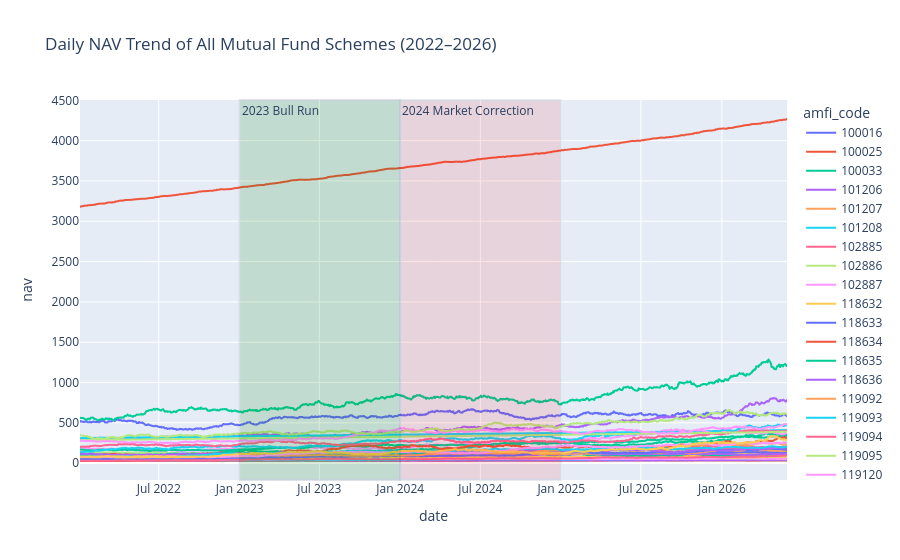

Here is the notebook cell this chart was saved with:
### Code cell
import plotly.express as px

fig = px.line(
    nav,
    x="date",
    y="nav",
    color="amfi_code",
    title="Daily NAV Trend of All Mutual Fund Schemes (2022–2026)"
)

# Highlight Bull Run (2023)
fig.add_vrect(
    x0="2023-01-01",
    x1="2023-12-31",
    fillcolor="green",
    opacity=0.15,
    annotation_text="2023 Bull Run",
    annotation_position="top left"
)

# Highlight Market Correction (2024)
fig.add_vrect(
    x0="2024-01-01",
    x1="2024-12-31",
    fillcolor="red",
    opacity=0.10,
    annotation_text="2024 Market Correction",
    annotation_position="top left"
)

fig.show()

### Figure 1 — Plotly figure (JSON) as saved in the notebook; plotly's stock layout.template omitted (floating-point values rounded to 4 significant figures; data arrays with more than 128 entries replaced by an {"elided": "..."} marker saying what was removed)
{"data": [{"hovertemplate": "amfi_code=100016<br>date=%{x}<br>nav=%{y}<extra></extra>", "legendgroup": "100016", "line": {"color": "#636efa", "dash": "solid"}, "marker": {"symbol": "circle"}, "mode": "lines", "name": "100016", "showlegend": true, "type": "scattergl", "x": {"elided": "1150 str values"}, "xaxis": "x", "y": {"elided": "1150 float values"}, "yaxis": "y"}, {"hovertemplate": "amfi_code=100025<br>date=%{x}<br>nav=%{y}<extra></extra>", "legendgroup": "100025", "line": {"color": "#EF553B", "dash": "solid"}, "marker": {"symbol": "circle"}, "mode": "lines", "name": "100025", "showlegend": true, "type": "scattergl", "x": {"elided": "1150 str values"}, "xaxis": "x", "y": {"elided": "1150 float values"}, "yaxis": "y"}, {"hovertemplate": "amfi_code=100033<br>date=%{x}<br>nav=%{y}<extra></extra>", "legendgroup": "100033", "line": {"color": "#00cc96", "dash": "solid"}, "marker": {"symbol": "circle"}, "mode": "lines", "name": "100033", "showlegend": true, "type": "scattergl", "x": {"elided": "1150 str values"}, "xaxis": "x", "y": {"elided": "1150 float values"}, "yaxis": "y"}, {"hovertemplate": "amfi_code=101206<br>date=%{x}<br>nav=%{y}<extra></extra>", "legendgroup": "101206", "line": {"color": "#ab63fa", "dash": "solid"}, "marker": {"symbol": "circle"}, "mode": "lines", "name": "101206", "showlegend": true, "type": "scattergl", "x": {"elided": "1150 str values"}, "xaxis": "x", "y": {"elided": "1150 float values"}, "yaxis": "y"}, {"hovertemplate": "amfi_code=101207<br>date=%{x}<br>nav=%{y}<extra></extra>", "legendgroup": "101207", "line": {"color": "#FFA15A", "dash": "solid"}, "marker": {"symbol": "circle"}, "mode": "lines", "name": "101207", "showlegend": true, "type": "scattergl", "x": {"elided": "1150 str values"}, "xaxis": "x", "y": {"elided": "1150 float values"}, "yaxis": "y"}, {"hovertemplate": "amfi_code=101208<br>date=%{x}<br>nav=%{y}<extra></extra>", "legendgroup": "101208", "line": {"color": "#19d3f3", "dash": "solid"}, "marker": {"symbol": "circle"}, "mode": "lines", "name": "101208", "showlegend": true, "type": "scattergl", "x": {"elided": "1150 str values"}, "xaxis": "x", "y": {"elided": "1150 float values"}, "yaxis": "y"}, {"hovertemplate": "amfi_code=102885<br>date=%{x}<br>nav=%{y}<extra></extra>", "legendgroup": "102885", "line": {"color": "#FF6692", "dash": "solid"}, "marker": {"symbol": "circle"}, "mode": "lines", "name": "102885", "showlegend": true, "type": "scattergl", "x": {"elided": "1150 str values"}, "xaxis": "x", "y": {"elided": "1150 float values"}, "yaxis": "y"}, {"hovertemplate": "amfi_code=102886<br>date=%{x}<br>nav=%{y}<extra></extra>", "legendgroup": "102886", "line": {"color": "#B6E880", "dash": "solid"}, "marker": {"symbol": "circle"}, "mode": "lines", "name": "102886", "showlegend": true, "type": "scattergl", "x": {"elided": "1150 str values"}, "xaxis": "x", "y": {"elided": "1150 float values"}, "yaxis": "y"}, {"hovertemplate": "amfi_code=102887<br>date=%{x}<br>nav=%{y}<extra></extra>", "legendgroup": "102887", "line": {"color": "#FF97FF", "dash": "solid"}, "marker": {"symbol": "circle"}, "mode": "lines", "name": "102887", "showlegend": true, "type": "scattergl", "x": {"elided": "1150 str values"}, "xaxis": "x", "y": {"elided": "1150 float values"}, "yaxis": "y"}, {"hovertemplate": "amfi_code=118632<br>date=%{x}<br>nav=%{y}<extra></extra>", "legendgroup": "118632", "line": {"color": "#FECB52", "dash": "solid"}, "marker": {"symbol": "circle"}, "mode": "lines", "name": "118632", "showlegend": true, "type": "scattergl", "x": {"elided": "1150 str values"}, "xaxis": "x", "y": {"elided": "1150 float values"}, "yaxis": "y"}, {"hovertemplate": "amfi_code=118633<br>date=%{x}<br>nav=%{y}<extra></extra>", "legendgroup": "118633", "line": {"color": "#636efa", "dash": "solid"}, "marker": {"symbol": "circle"}, "mode": "lines", "name": "118633", "showlegend": true, "type": "scattergl", "x": {"elided": "1150 str values"}, "xaxis": "x", "y": {"elided": "1150 float values"}, "yaxis": "y"}, {"hovertemplate": "amfi_code=118634<br>date=%{x}<br>nav=%{y}<extra></extra>", "legendgroup": "118634", "line": {"color": "#EF553B", "dash": "solid"}, "marker": {"symbol": "circle"}, "mode": "lines", "name": "118634", "showlegend": true, "type": "scattergl", "x": {"elided": "1150 str values"}, "xaxis": "x", "y": {"elided": "1150 float values"}, "yaxis": "y"}, {"hovertemplate": "amfi_code=118635<br>date=%{x}<br>nav=%{y}<extra></extra>", "legendgroup": "118635", "line": {"color": "#00cc96", "dash": "solid"}, "marker": {"symbol": "circle"}, "mode": "lines", "name": "118635", "showlegend": true, "type": "scattergl", "x": {"elided": "1150 str values"}, "xaxis": "x", "y": {"elided": "1150 float values"}, "yaxis": "y"}, {"hovertemplate": "amfi_code=118636<br>date=%{x}<br>nav=%{y}<extra></extra>", "legendgroup": "118636", "line": {"color": "#ab63fa", "dash": "solid"}, "marker": {"symbol": "circle"}, "mode": "lines", "name": "118636", "showlegend": true, "type": "scattergl", "x": {"elided": "1150 str values"}, "xaxis": "x", "y": {"elided": "1150 float values"}, "yaxis": "y"}, {"hovertemplate": "amfi_code=119092<br>date=%{x}<br>nav=%{y}<extra></extra>", "legendgroup": "119092", "line": {"color": "#FFA15A", "dash": "solid"}, "marker": {"symbol": "circle"}, "mode": "lines", "name": "119092", "showlegend": true, "type": "scattergl", "x": {"elided": "1150 str values"}, "xaxis": "x", "y": {"elided": "1150 float values"}, "yaxis": "y"}, {"hovertemplate": "amfi_code=119093<br>date=%{x}<br>nav=%{y}<extra></extra>", "legendgroup": "119093", "line": {"color": "#19d3f3", "dash": "solid"}, "marker": {"symbol": "circle"}, "mode": "lines", "name": "119093", "showlegend": true, "type": "scattergl", "x": {"elided": "1150 str values"}, "xaxis": "x", "y": {"elided": "1150 float values"}, "yaxis": "y"}, {"hovertemplate": "amfi_code=119094<br>date=%{x}<br>nav=%{y}<extra></extra>", "legendgroup": "119094", "line": {"color": "#FF6692", "dash": "solid"}, "marker": {"symbol": "circle"}, "mode": "lines", "name": "119094", "showlegend": true, "type": "scattergl", "x": {"elided": "1150 str values"}, "xaxis": "x", "y": {"elided": "1150 float values"}, "yaxis": "y"}, {"hovertemplate": "amfi_code=119095<br>date=%{x}<br>nav=%{y}<extra></extra>", "legendgroup": "119095", "line": {"color": "#B6E880", "dash": "solid"}, "marker": {"symbol": "circle"}, "mode": "lines", "name": "119095", "showlegend": true, "type": "scattergl", "x": {"elided": "1150 str values"}, "xaxis": "x", "y": {"elided": "1150 float values"}, "yaxis": "y"}, {"hovertemplate": "amfi_code=119120<br>date=%{x}<br>nav=%{y}<extra></extra>", "legendgroup": "119120", "line": {"color": "#FF97FF", "dash": "solid"}, "marker": {"symbol": "circle"}, "mode": "lines", "name": "119120", "showlegend": true, "type": "scattergl", "x": {"elided": "1150 str values"}, "xaxis": "x", "y": {"elided": "1150 float values"}, "yaxis": "y"}, {"hovertemplate": "amfi_code=119551<br>date=%{x}<br>nav=%{y}<extra></extra>", "legendgroup": "119551", "line": {"color": "#FECB52", "dash": "solid"}, "marker": {"symbol": "circle"}, "mode": "lines", "name": "119551", "showlegend": true, "type": "scattergl", "x": {"elided": "1150 str values"}, "xaxis": "x", "y": {"elided": "1150 float values"}, "yaxis": "y"}, {"hovertemplate": "amfi_code=119552<br>date=%{x}<br>nav=%{y}<extra></extra>", "legendgroup": "119552", "line": {"color": "#636efa", "dash": "solid"}, "marker": {"symbol": "circle"}, "mode": "lines", "name": "119552", "showlegend": true, "type": "scattergl", "x": {"elided": "1150 str values"}, "xaxis": "x", "y": {"elided": "1150 float values"}, "yaxis": "y"}, {"hovertemplate": "amfi_code=119598<br>date=%{x}<br>nav=%{y}<extra></extra>", "legendgroup": "119598", "line": {"color": "#EF553B", "dash": "solid"}, "marker": {"symbol": "circle"}, "mode": "lines", "name": "119598", "showlegend": true, "type": "scattergl", "x": {"elided": "1150 str values"}, "xaxis": "x", "y": {"elided": "1150 float values"}, "yaxis": "y"}, {"hovertemplate": "amfi_code=119599<br>date=%{x}<br>nav=%{y}<extra></extra>", "legendgroup": "119599", "line": {"color": "#00cc96", "dash": "solid"}, "marker": {"symbol": "circle"}, "mode": "lines", "name": "119599", "showlegend": true, "type": "scattergl", "x": {"elided": "1150 str values"}, "xaxis": "x", "y": {"elided": "1150 float values"}, "yaxis": "y"}, {"hovertemplate": "amfi_code=120503<br>date=%{x}<br>nav=%{y}<extra></extra>", "legendgroup": "120503", "line": {"color": "#ab63fa", "dash": "solid"}, "marker": {"symbol": "circle"}, "mode": "lines", "name": "120503", "showlegend": true, "type": "scattergl", "x": {"elided": "1150 str values"}, "xaxis": "x", "y": {"elided": "1150 float values"}, "yaxis": "y"}, {"hovertemplate": "amfi_code=120504<br>date=%{x}<br>nav=%{y}<extra></extra>", "legendgroup": "120504", "line": {"color": "#FFA15A", "dash": "solid"}, "marker": {"symbol": "circle"}, "mode": "lines", "name": "120504", "showlegend": true, "type": "scattergl", "x": {"elided": "1150 str values"}, "xaxis": "x", "y": {"elided": "1150 float values"}, "yaxis": "y"}, {"hovertemplate": "amfi_code=120505<br>date=%{x}<br>nav=%{y}<extra></extra>", "legendgroup": "120505", "line": {"color": "#19d3f3", "dash": "solid"}, "marker": {"symbol": "circle"}, "mode": "lines", "name": "120505", "showlegend": true, "type": "scattergl", "x": {"elided": "1150 str values"}, "xaxis": "x", "y": {"elided": "1150 float values"}, "yaxis": "y"}, {"hovertemplate": "amfi_code=120506<br>date=%{x}<br>nav=%{y}<extra></extra>", "legendgroup": "120506", "line": {"color": "#FF6692", "dash": "solid"}, "marker": {"symbol": "circle"}, "mode": "lines", "name": "120506", "showlegend": true, "type": "scattergl", "x": {"elided": "1150 str values"}, "xaxis": "x", "y": {"elided": "1150 float values"}, "yaxis": "y"}, {"hovertemplate": "amfi_code=120507<br>date=%{x}<br>nav=%{y}<extra></extra>", "legendgroup": "120507", "line": {"color": "#B6E880", "dash": "solid"}, "marker": {"symbol": "circle"}, "mode": "lines", "name": "120507", "showlegend": true, "type": "scattergl", "x": {"elided": "1150 str values"}, "xaxis": "x", "y": {"elided": "1150 float values"}, "yaxis": "y"}, {"hovertemplate": "amfi_code=120841<br>date=%{x}<br>nav=%{y}<extra></extra>", "legendgroup": "120841", "line": {"color": "#FF97FF", "dash": "solid"}, "marker": {"symbol": "circle"}, "mode": "lines", "name": "120841", "showlegend": true, "type": "scattergl", "x": {"elided": "1150 str values"}, "xaxis": "x", "y": {"elided": "1150 float values"}, "yaxis": "y"}, {"hovertemplate": "amfi_code=120842<br>date=%{x}<br>nav=%{y}<extra></extra>", "legendgroup": "120842", "line": {"color": "#FECB52", "dash": "solid"}, "marker": {"symbol": "circle"}, "mode": "lines", "name": "120842", "showlegend": true, "type": "scattergl", "x": {"elided": "1150 str values"}, "xaxis": "x", "y": {"elided": "1150 float values"}, "yaxis": "y"}, {"hovertemplate": "amfi_code=120843<br>date=%{x}<br>nav=%{y}<extra></extra>", "legendgroup": "120843", "line": {"color": "#636efa", "dash": "solid"}, "marker": {"symbol": "circle"}, "mode": "lines", "name": "120843", "showlegend": true, "type": "scattergl", "x": {"elided": "1150 str values"}, "xaxis": "x", "y": {"elided": "1150 float values"}, "yaxis": "y"}, {"hovertemplate": "amfi_code=120844<br>date=%{x}<br>nav=%{y}<extra></extra>", "legendgroup": "120844", "line": {"color": "#EF553B", "dash": "solid"}, "marker": {"symbol": "circle"}, "mode": "lines", "name": "120844", "showlegend": true, "type": "scattergl", "x": {"elided": "1150 str values"}, "xaxis": "x", "y": {"elided": "1150 float values"}, "yaxis": "y"}, {"hovertemplate": "amfi_code=125497<br>date=%{x}<br>nav=%{y}<extra></extra>", "legendgroup": "125497", "line": {"color": "#00cc96", "dash": "solid"}, "marker": {"symbol": "circle"}, "mode": "lines", "name": "125497", "showlegend": true, "type": "scattergl", "x": {"elided": "1150 str values"}, "xaxis": "x", "y": {"elided": "1150 float values"}, "yaxis": "y"}, {"hovertemplate": "amfi_code=125498<br>date=%{x}<br>nav=%{y}<extra></extra>", "legendgroup": "125498", "line": {"color": "#ab63fa", "dash": "solid"}, "marker": {"symbol": "circle"}, "mode": "lines", "name": "125498", "showlegend": true, "type": "scattergl", "x": {"elided": "1150 str values"}, "xaxis": "x", "y": {"elided": "1150 float values"}, "yaxis": "y"}, {"hovertemplate": "amfi_code=148567<br>date=%{x}<br>nav=%{y}<extra></extra>", "legendgroup": "148567", "line": {"color": "#FFA15A", "dash": "solid"}, "marker": {"symbol": "circle"}, "mode": "lines", "name": "148567", "showlegend": true, "type": "scattergl", "x": {"elided": "1150 str values"}, "xaxis": "x", "y": {"elided": "1150 float values"}, "yaxis": "y"}, {"hovertemplate": "amfi_code=148568<br>date=%{x}<br>nav=%{y}<extra></extra>", "legendgroup": "148568", "line": {"color": "#19d3f3", "dash": "solid"}, "marker": {"symbol": "circle"}, "mode": "lines", "name": "148568", "showlegend": true, "type": "scattergl", "x": {"elided": "1150 str values"}, "xaxis": "x", "y": {"elided": "1150 float values"}, "yaxis": "y"}, {"hovertemplate": "amfi_code=148569<br>date=%{x}<br>nav=%{y}<extra></extra>", "legendgroup": "148569", "line": {"color": "#FF6692", "dash": "solid"}, "marker": {"symbol": "circle"}, "mode": "lines", "name": "148569", "showlegend": true, "type": "scattergl", "x": {"elided": "1150 str values"}, "xaxis": "x", "y": {"elided": "1150 float values"}, "yaxis": "y"}, {"hovertemplate": "amfi_code=149322<br>date=%{x}<br>nav=%{y}<extra></extra>", "legendgroup": "149322", "line": {"color": "#B6E880", "dash": "solid"}, "marker": {"symbol": "circle"}, "mode": "lines", "name": "149322", "showlegend": true, "type": "scattergl", "x": {"elided": "1150 str values"}, "xaxis": "x", "y": {"elided": "1150 float values"}, "yaxis": "y"}, {"hovertemplate": "amfi_code=149323<br>date=%{x}<br>nav=%{y}<extra></extra>", "legendgroup": "149323", "line": {"color": "#FF97FF", "dash": "solid"}, "marker": {"symbol": "circle"}, "mode": "lines", "name": "149323", "showlegend": true, "type": "scattergl", "x": {"elided": "1150 str values"}, "xaxis": "x", "y": {"elided": "1150 float values"}, "yaxis": "y"}, {"hovertemplate": "amfi_code=149324<br>date=%{x}<br>nav=%{y}<extra></extra>", "legendgroup": "149324", "line": {"color": "#FECB52", "dash": "solid"}, "marker": {"symbol": "circle"}, "mode": "lines", "name": "149324", "showlegend": true, "type": "scattergl", "x": {"elided": "1150 str values"}, "xaxis": "x", "y": {"elided": "1150 float values"}, "yaxis": "y"}], "layout": {"annotations": [{"showarrow": false, "text": "2023 Bull Run", "x": "2023-01-01", "xanchor": "left", "xref": "x", "y": 1, "yanchor": "top", "yref": "y domain"}, {"showarrow": false, "text": "2024 Market Correction", "x": "2024-01-01", "xanchor": "left", "xref": "x", "y": 1, "yanchor": "top", "yref": "y domain"}], "legend": {"title": {"text": "amfi_code"}, "tracegroupgap": 0}, "shapes": [{"fillcolor": "green", "opacity": 0.15, "type": "rect", "x0": "2023-01-01", "x1": "2023-12-31", "xref": "x", "y0": 0, "y1": 1, "yref": "y domain"}, {"fillcolor": "red", "opacity": 0.1, "type": "rect", "x0": "2024-01-01", "x1": "2024-12-31", "xref": "x", "y0": 0, "y1": 1, "yref": "y domain"}], "title": {"text": "Daily NAV Trend of All Mutual Fund Schemes (2022–2026)"}, "xaxis": {"anchor": "y", "domain": [0, 1], "title": {"text": "date"}}, "yaxis": {"anchor": "x", "domain": [0, 1], "title": {"text": "nav"}}}}
